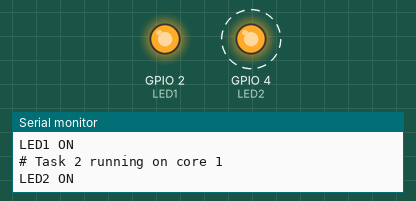
This sketch was run on a simulated ESP32. Shown: output pins drawn as LEDs (lit = HIGH), the last lines printed to the serial monitor. Dashed ring = blinking.

Above: at 0.5 s.
At 8.5 s:
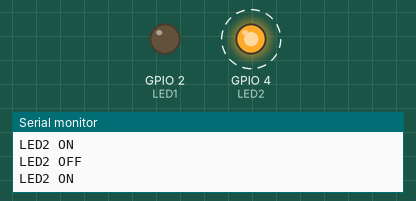
Timing chart, 0 to 13.0 s (numbered marks = the images above):
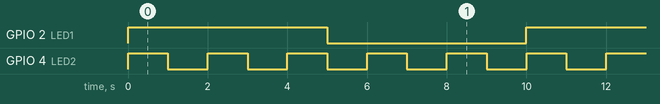

Measured:
- by itself, GPIO 2 (LED1): alternates HIGH for 5.0 s and LOW for 5.0 s
- by itself, GPIO 4 (LED2): alternates HIGH for 1.0 s and LOW for 1.0 s
- by itself, everything shown: repeats every 10.0 s, in 12 steps

The sketch:

ESP32_MultiCore.ino
```cpp
#define LED1 2
#define LED2 4

TaskHandle_t Task1;
TaskHandle_t Task2;

void setup()
{
  Serial.begin(115200);
  pinMode(LED1, OUTPUT);
  pinMode(LED2, OUTPUT);

  xTaskCreatePinnedToCore(
    blink5000,         // 태스크 함수
    "Task1",           // 테스크 이름
    10000,             // 스택 크기(워드단위)
    NULL,              // 태스크 파라미터
    1,                 // 태스크 우선순위
    &Task1,            // 태스크 핸들
    0);                // 실행될 코어

  xTaskCreatePinnedToCore(
    blink1000,          // 태스크 함수
    "Task2",           // 테스크 이름
    10000,             // 스택 크기(워드단위)
    NULL,              // 태스크 파라미터
    1,                 // 태스크 우선순위
    &Task2,            // 태스크 핸들
    1);                // 실행될 코어
}

void blink5000 ( void *param )
{
  Serial.print("# Task 1 running on core ");
  Serial.println(xPortGetCoreID());

  while (1) {
    Serial.println("LED1 ON");
    digitalWrite(LED1, HIGH);
    delay(5000);
    Serial.println("LED1 OFF");
    digitalWrite(LED1, LOW);
    delay(5000);
  }
}

void blink1000 ( void *param )
{
  Serial.print("# Task 2 running on core ");
  Serial.println(xPortGetCoreID());

  while (1) {
    Serial.println("LED2 ON");
    digitalWrite(LED2, HIGH);
    delay(1000);
    Serial.println("LED2 OFF");
    digitalWrite(LED2, LOW);
    delay(1000);
  }
}

void loop()   // 기본적으론 core 1
{
}
```
